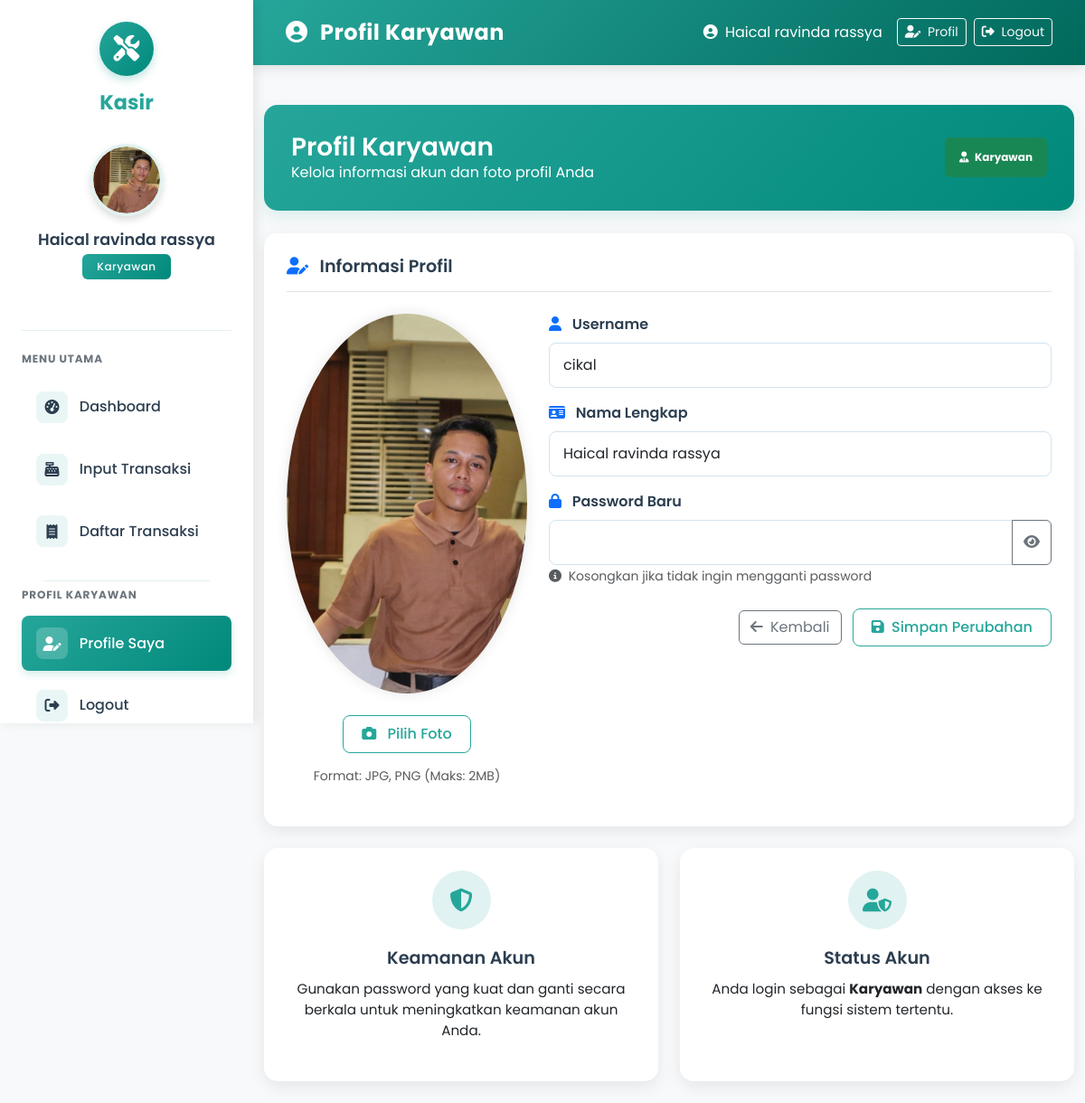
The page /karyawan/profile.php (signed in) on the database its author committed.
### tables this page shows
CREATE TABLE `karyawan` (
  `id_karyawan` int(11) NOT NULL,
  `username` varchar(50) NOT NULL,
  `password` varchar(255) NOT NULL,
  `nama` varchar(100) NOT NULL,
  `no_wa` varchar(20) DEFAULT NULL,
  `foto` varchar(255) DEFAULT 'default.jpg',
  `alamat` text DEFAULT NULL,
  `created_at` timestamp NOT NULL DEFAULT current_timestamp(),
  `updated_at` timestamp NOT NULL DEFAULT current_timestamp() ON UPDATE current_timestamp(),
  `role` varchar(20) NOT NULL DEFAULT 'karyawan'
);

### karyawan/profile.php (the view, shortened to what this page needs)
<?php
include '../config.php';
$id_karyawan = $_SESSION['karyawan']['id'];
$query_karyawan = "SELECT * FROM karyawan WHERE id_karyawan = $id_karyawan";
$result_karyawan = mysqli_query($conn, $query_karyawan);
$karyawan = mysqli_fetch_assoc($result_karyawan);
$nama_karyawan = $_SESSION['karyawan']['nama'];
?>
<!DOCTYPE html>
<html lang="id">
<head>
  <link href="https://cdn.jsdelivr.net/npm/bootstrap@5.3.0/dist/css/bootstrap.min.css" rel="stylesheet" />
  <link href="https://cdnjs.cloudflare.com/ajax/libs/font-awesome/6.4.0/css/all.min.css" rel="stylesheet" />
</head>
<body>
  <?php include 'sidebar.php'; ?>
  <div class="content">
    <nav class="navbar navbar-expand-lg navbar-dark">
      <div class="container-fluid">
        <span class="navbar-brand">
          <i class="fas fa-user-circle me-2"></i>
          Profil Karyawan
        </span>
        <div class="d-flex align-items-center">
          <span class="text-white me-3">
            <i class="fas fa-user-circle me-1"></i>
            <?= htmlspecialchars($nama_karyawan) ?>
          </span>
          <a href="profile.php" class="btn btn-outline-light btn-sm me-2">
            <i class="fas fa-user-edit me-1"></i> Profil
          </a>
          <a href="logout.php" class="btn btn-outline-light btn-sm">
            <i class="fas fa-sign-out-alt me-1"></i> Logout
          </a>
        </div>
      </div>
    </nav>
    <div class="container-fluid py-4">
      <div class="welcome-header">
        <div class="d-flex justify-content-between align-items-center">
          <div>
            <h3>Profil Karyawan</h3>
            <p class="mb-0">Kelola informasi akun dan foto profil Anda</p>
          </div>
          <span class="badge bg-success p-3">
            <i class="fas fa-user-tie me-1"></i> Karyawan
          </span>
        </div>
      </div>
      <div class="card mb-4">
        <h5 class="mb-4 border-bottom pb-3">
          <i class="fas fa-user-edit me-2 text-primary"></i>
          Informasi Profil
        </h5>
        <form method="POST" enctype="multipart/form-data">
          <div class="row">
            <div class="col-md-4">
              <div class="profile-image-container">
                <?php if (!empty($karyawan['foto']) && file_exists($karyawan['foto'])): ?>
                  <img src="<?= htmlspecialchars($karyawan['foto']) ?>" alt="Foto Profil" class="profile-image mb-3">
                <?php else: ?>
                  <div class="profile-image d-flex align-items-center justify-content-center bg-light mb-3">
                    <i class="fas fa-user fa-4x text-muted"></i>
                  </div>
                <?php endif; ?>
                <div class="profile-upload-btn mt-2">
                  <button type="button" class="btn btn-primary-outline">
                    <i class="fas fa-camera me-2"></i> Pilih Foto
                  </button>
                </div>
                <div class="mt-2 text-muted small">
                  Format: JPG, PNG (Maks: 2MB)
                </div>
              </div>
            </div>
            <div class="col-md-8">
              <div class="mb-3">
                <label for="username" class="form-label">
                  <i class="fas fa-user me-2 text-primary"></i> Username
                </label>
                <input type="text" class="form-control" id="username" name="username" value="<?= htmlspecialchars($karyawan['username']) ?>" required>
              </div>
              <div class="mb-3">
                <label for="nama" class="form-label">
                  <i class="fas fa-id-card me-2 text-primary"></i> Nama Lengkap
                </label>
                <input type="text" class="form-control" id="nama" name="nama" value="<?= htmlspecialchars($karyawan['nama']) ?>" required>
              </div>
              <div class="mb-4">
                <label for="password" class="form-label">
                  <i class="fas fa-lock me-2 text-primary"></i> Password Baru
                </label>
                <div class="input-group">
                  <input type="password" class="form-control" id="password" name="password">
                  <button class="btn btn-outline-secondary" type="button" id="togglePassword">
                    <i class="fas fa-eye"></i>
                  </button>
                </div>
                <small class="form-text text-muted">
                  <i class="fas fa-info-circle me-1"></i> Kosongkan jika tidak ingin mengganti password
                </small>
              </div>
              <div class="text-end">
                <a href="index.php" class="btn btn-outline-secondary me-2">
                  <i class="fas fa-arrow-left me-1"></i> Kembali
                </a>
                <button type="submit" class="btn btn-primary-outline">
                  <i class="fas fa-save me-1"></i> Simpan Perubahan
                </button>
              </div>
            </div>
          </div>
        </form>
      </div>
      <div class="row g-4">
        <div class="col-md-6">
          <div class="card">
            <div class="card-icon mx-auto">
              <i class="fas fa-shield-alt"></i>
            </div>
            <h5 class="text-center">Keamanan Akun</h5>
            <p class="text-center">Gunakan password yang kuat dan ganti secara berkala untuk meningkatkan keamanan akun Anda.</p>
          </div>
        </div>
        <div class="col-md-6">
          <div class="card">
            <div class="card-icon mx-auto">
              <i class="fas fa-user-shield"></i>
            </div>
            <h5 class="text-center">Status Akun</h5>
            <p class="text-center">Anda login sebagai <strong>Karyawan</strong> dengan akses ke fungsi sistem tertentu.</p>
          </div>
        </div>
      </div>
    </div>
  </div>
</body>
</html>

### karyawan/profile.php (style rules this page uses)
:root { --primary-green: #26A69A; --secondary-green: #00897B; --light-green: #E0F2F1; --accent-green: #00695C; --white: #ffffff; --light-gray: #f8f9fa; --text-dark: #2C3E50; --border-color: #e1e7ef; }
body { font-family: 'Poppins', sans-serif; background-color: var(--light-gray); margin: 0; padding: 0; color: var(--text-dark); }
.content { margin-left: 280px; transition: margin-left 0.3s ease; min-height: 100vh; }
.navbar { background: linear-gradient(135deg, var(--primary-green), var(--accent-green)); box-shadow: 0 4px 12px rgba(0, 0, 0, 0.1); border: none; padding: 0.8rem 1.5rem; margin-bottom: 20px; }
.navbar-brand { font-weight: 700; font-size: 1.5rem; color: var(--white); letter-spacing: 0.5px; }
.welcome-header { background: linear-gradient(135deg, var(--primary-green), var(--secondary-green)); padding: 30px; border-radius: 15px; margin-bottom: 25px; box-shadow: 0 6px 18px rgba(38, 166, 154, 0.15); color: var(--white); }
.welcome-header h3 { font-weight: 600; margin: 0; }
.card { border: none; border-radius: 15px; padding: 25px; box-shadow: 0 6px 18px rgba(0, 0, 0, 0.08); background-color: var(--white); transition: all 0.3s ease; height: 100%; }
.card-icon { background-color: var(--light-green); color: var(--primary-green); width: 65px; height: 65px; border-radius: 50%; display: flex; align-items: center; justify-content: center; font-size: 1.6rem; margin-bottom: 20px; transition: all 0.3s ease; }
.card h5 { color: var(--text-dark); font-weight: 600; margin-bottom: 12px; font-size: 1.2rem; }
.card p { color: var(--text-light); margin-bottom: 20px; font-size: 0.95rem; }
.btn-primary-outline { color: var(--primary-green); background-color: var(--white); border: 1.5px solid var(--primary-green); border-radius: 8px; padding: 8px 20px; font-weight: 500; transition: all 0.2s ease; }
.profile-image-container { text-align: center; margin-bottom: 20px; }
.profile-image { width: 150px; height: 150px; border-radius: 50%; object-fit: cover; box-shadow: 0 0 15px rgba(0, 0, 0, 0.1); }
.profile-upload-btn { position: relative; overflow: hidden; display: inline-block; margin-top: 15px; }
.form-label { color: var(--text-dark); font-weight: 600; margin-bottom: 8px; }
.form-control { border-radius: 8px; border: 1px solid #d1e3f0; padding: 12px 15px; transition: all 0.3s; background-color: var(--white); }

### karyawan/sidebar.php (style rules this page uses)
:root { --primary-green: #26A69A; --secondary-green: #00897B; --light-green: #E0F2F1; --accent-green: #00695C; --white: #ffffff; --light-gray: #f8f9fa; --text-dark: #2C3E50; --border-color: #e1e7ef; }
.profile-image { width: 100%; height: 100%; object-fit: cover; }
.content { margin-left: 280px; transition: margin-left 0.3s ease; }

### rows shown on the page
karyawan: foto (picture), username "cikal", nama "Haical ravinda rassya"

### other values the page prints
$_SESSION['karyawan']['nama'] "Haical ravinda rassya"
$nama_karyawan "Haical ravinda rassya"
